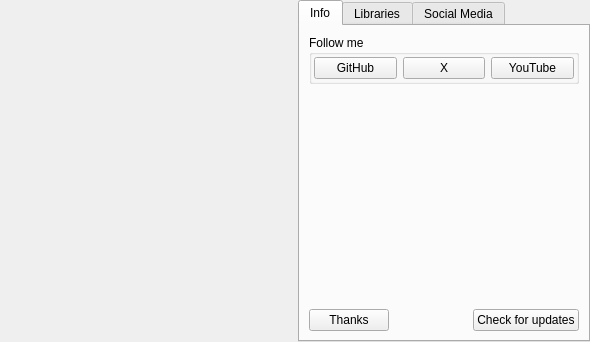
<?xml version="1.0" encoding="UTF-8"?>
<ui version="4.0">
 <class>XAboutWidget</class>
 <widget class="QWidget" name="XAboutWidget">
  <property name="geometry">
   <rect>
    <x>0</x>
    <y>0</y>
    <width>590</width>
    <height>342</height>
   </rect>
  </property>
  <property name="windowTitle">
   <string notr="true"/>
  </property>
  <layout class="QHBoxLayout" name="horizontalLayout">
   <property name="leftMargin">
    <number>0</number>
   </property>
   <property name="topMargin">
    <number>0</number>
   </property>
   <property name="rightMargin">
    <number>0</number>
   </property>
   <property name="bottomMargin">
    <number>0</number>
   </property>
   <item>
    <widget class="QLabel" name="labelLogo">
     <property name="sizePolicy">
      <sizepolicy hsizetype="Expanding" vsizetype="Expanding">
       <horstretch>0</horstretch>
       <verstretch>0</verstretch>
      </sizepolicy>
     </property>
     <property name="text">
      <string/>
     </property>
     <property name="alignment">
      <set>Qt::AlignCenter</set>
     </property>
    </widget>
   </item>
   <item>
    <widget class="QTabWidget" name="tabWidgetAbout">
     <property name="currentIndex">
      <number>0</number>
     </property>
     <widget class="QWidget" name="tabInfo">
      <attribute name="title">
       <string>Info</string>
      </attribute>
      <layout class="QVBoxLayout" name="verticalLayout">
       <property name="leftMargin">
        <number>9</number>
       </property>
       <property name="topMargin">
        <number>9</number>
       </property>
       <property name="rightMargin">
        <number>9</number>
       </property>
       <property name="bottomMargin">
        <number>9</number>
       </property>
       <item>
        <widget class="QGroupBox" name="groupBox">
         <property name="title">
          <string>Follow me</string>
         </property>
         <layout class="QHBoxLayout" name="horizontalLayout_4">
          <property name="leftMargin">
           <number>2</number>
          </property>
          <property name="topMargin">
           <number>2</number>
          </property>
          <property name="rightMargin">
           <number>2</number>
          </property>
          <property name="bottomMargin">
           <number>2</number>
          </property>
          <item>
           <widget class="QPushButton" name="pushButtonFollowGitHub">
            <property name="text">
             <string notr="true">GitHub</string>
            </property>
           </widget>
          </item>
          <item>
           <widget class="QPushButton" name="pushButtonFollowX">
            <property name="text">
             <string notr="true">X</string>
            </property>
           </widget>
          </item>
          <item>
           <widget class="QPushButton" name="pushButtonFollowYouTube">
            <property name="text">
             <string notr="true">YouTube</string>
            </property>
           </widget>
          </item>
         </layout>
        </widget>
       </item>
       <item>
        <widget class="QLabel" name="labelInfo">
         <property name="sizePolicy">
          <sizepolicy hsizetype="Expanding" vsizetype="Expanding">
           <horstretch>0</horstretch>
           <verstretch>0</verstretch>
          </sizepolicy>
         </property>
         <property name="text">
          <string/>
         </property>
         <property name="openExternalLinks">
          <bool>false</bool>
         </property>
        </widget>
       </item>
       <item>
        <layout class="QHBoxLayout" name="horizontalLayout_2">
         <item>
          <widget class="QPushButton" name="pushButtonThanks">
           <property name="text">
            <string>Thanks</string>
           </property>
          </widget>
         </item>
         <item>
          <widget class="QLabel" name="labelDate">
           <property name="sizePolicy">
            <sizepolicy hsizetype="Expanding" vsizetype="Preferred">
             <horstretch>0</horstretch>
             <verstretch>0</verstretch>
            </sizepolicy>
           </property>
           <property name="text">
            <string/>
           </property>
           <property name="alignment">
            <set>Qt::AlignRight|Qt::AlignTrailing|Qt::AlignVCenter</set>
           </property>
          </widget>
         </item>
         <item>
          <widget class="QPushButton" name="pushButtonCheckUpdates">
           <property name="text">
            <string>Check for updates</string>
           </property>
          </widget>
         </item>
        </layout>
       </item>
      </layout>
     </widget>
     <widget class="QWidget" name="tabLibraries">
      <attribute name="title">
       <string>Libraries</string>
      </attribute>
      <layout class="QVBoxLayout" name="verticalLayout_2">
       <property name="leftMargin">
        <number>0</number>
       </property>
       <property name="topMargin">
        <number>0</number>
       </property>
       <property name="rightMargin">
        <number>0</number>
       </property>
       <property name="bottomMargin">
        <number>0</number>
       </property>
       <item>
        <widget class="QLabel" name="labelLibraries">
         <property name="sizePolicy">
          <sizepolicy hsizetype="Expanding" vsizetype="Expanding">
           <horstretch>0</horstretch>
           <verstretch>0</verstretch>
          </sizepolicy>
         </property>
         <property name="text">
          <string/>
         </property>
         <property name="openExternalLinks">
          <bool>true</bool>
         </property>
        </widget>
       </item>
      </layout>
     </widget>
     <widget class="QWidget" name="tabSocialMedia">
      <attribute name="title">
       <string>Social Media</string>
      </attribute>
      <layout class="QVBoxLayout" name="verticalLayout_3">
       <property name="leftMargin">
        <number>9</number>
       </property>
       <property name="topMargin">
        <number>9</number>
       </property>
       <property name="rightMargin">
        <number>9</number>
       </property>
       <property name="bottomMargin">
        <number>9</number>
       </property>
       <item>
        <widget class="QGroupBox" name="groupBoxSocialMedia">
         <property name="title">
          <string>Social Media</string>
         </property>
         <layout class="QHBoxLayout" name="horizontalLayout_5">
          <property name="leftMargin">
           <number>2</number>
          </property>
          <property name="topMargin">
           <number>2</number>
          </property>
          <property name="rightMargin">
           <number>2</number>
          </property>
          <property name="bottomMargin">
           <number>2</number>
          </property>
          <item>
           <widget class="QPushButton" name="pushButtonTelegram">
            <property name="text">
             <string notr="true">Telegram</string>
            </property>
           </widget>
          </item>
          <item>
           <widget class="QPushButton" name="pushButtonDiscord">
            <property name="text">
             <string notr="true">Discord</string>
            </property>
           </widget>
          </item>
         </layout>
        </widget>
       </item>
       <item>
        <widget class="QLabel" name="labelSocialMedia">
         <property name="sizePolicy">
          <sizepolicy hsizetype="Expanding" vsizetype="Expanding">
           <horstretch>0</horstretch>
           <verstretch>0</verstretch>
          </sizepolicy>
         </property>
         <property name="text">
          <string/>
         </property>
         <property name="openExternalLinks">
          <bool>true</bool>
         </property>
        </widget>
       </item>
      </layout>
     </widget>
    </widget>
   </item>
  </layout>
 </widget>
 <resources/>
 <connections/>
</ui>
